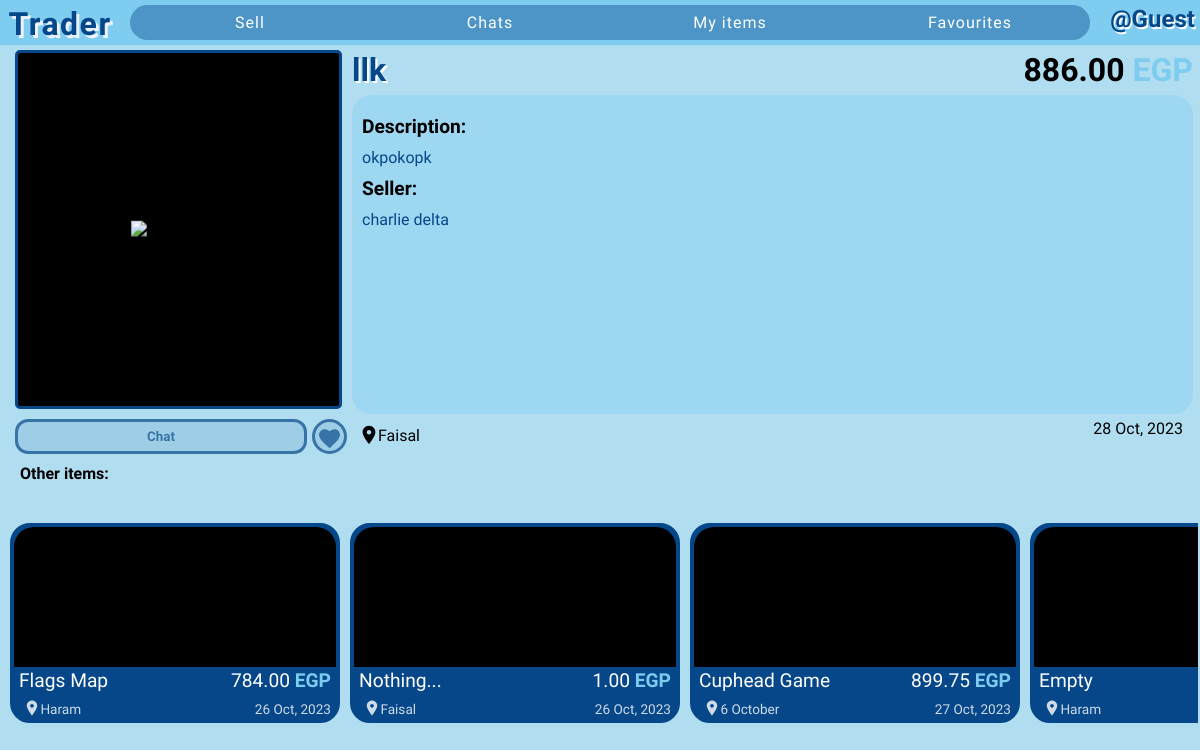
The app's page /12/ with its own data.
### app/models.py (models this page shows)
class Item(db.Model):
    id = db.Column(db.Integer, primary_key=True)  # Item ID
    title = db.Column(db.String(100), nullable=False)  # Item title
    description = db.Column(db.Text, nullable=False)  # Item description
    location = db.Column(db.String(100), nullable=False)  # Item location
    price = db.Column(db.Float, default=0, nullable=False)  # Item price
    is_sold = db.Column(db.Boolean, default=False)  # Is item sold?
    created_at = db.Column(db.DateTime)  # Item creation timestamp
    owner = db.Column(db.Integer, db.ForeignKey("user.id"), nullable=False)  # Owner of the item
    images = db.relationship('Image', backref='images_set', lazy=True)  # Images associated with the item
    chats = db.relationship('Chat', backref='chats_set', lazy=True)  # Chats related to the item

class User(db.Model, UserMixin):
    id = db.Column(db.Integer, primary_key=True)  # User ID
    firstname = db.Column(db.String(50), nullable=False)  # First name
    lastname = db.Column(db.String(50), nullable=False)  # Last name
    username = db.Column(db.String(30), unique=True, nullable=False)  # Unique username
    email = db.Column(db.String(120), unique=True, nullable=False)  # Unique email
    password = db.Column(db.String(120), nullable=False)  # Password
    profile_color = db.Column(db.String(25), nullable=True, default=None)  # Profile color
    sent_chat = db.relationship('Chat', backref='sent_by_set', lazy=True, foreign_keys='Chat.sent_by')  # Chats sent by this user
    received_chat = db.relationship('Chat', backref='received_by_set', lazy=True, foreign_keys='Chat.received_by')  # Chats received by this user
    items = db.relationship('Item', backref='item_owner', lazy=True)  # Items posted by this user
    contacts = db.relationship('User', secondary=user_contacts,  # Many-to-many relationship for contacts
                               primaryjoin=(user_contacts.c.contact_id == id),
                               secondaryjoin=(user_contacts.c.contacted_id == id),
                               backref=db.backref('contacted_by', lazy='dynamic'),
                               lazy='dynamic')
    favourites = db.relationship('Item', secondary=favourite_items, backref=db.backref('fav_users', lazy='dynamic'))  # Many-to-many relationship for favorite items

### app/routes.py (the view)
@app.get("/<int:item_id>/")
def single_item(item_id):
    items = []
    item = None
    for entry in Item.query.all():
        if entry.id == item_id:
            item = entry
            seller = User.query.get(item.owner)
        else:
            items.append(entry)
    if not item:
        abort(404)
    if current_user.is_authenticated:
        is_favourite = item in current_user.favourites
    else:
        is_favourite = False
    return render_template("single-item.html", items=items, item=item, seller=seller, is_favourite=is_favourite)

### app/__init__.py (called while the page is built)
def price_format(float):
    return '{:,.2f}'.format(float)

### app/templates/single-item.html (shortened to what this page needs)
{% extends 'base.html' %}
{% block head %}
    <link rel="stylesheet" href="{{ url_for('static', filename='css/partials/item.css') }}">
    <link rel="stylesheet" href="{{ url_for('static', filename='css/single-item.css') }}">
{% endblock %}
{% block content %}
    <div class="grid-cont">
        <div class="item-img-cont">
            <img src="{{ url_for('serve_image', img_id=item.images[0].id) }}" alt="item-image">
        </div>
        {% if current_user.id == seller.id %}
        <div class="seller-btns edit-delete">
            <button class="edit-btn" id="edit-{{ item.id }}">Edit</button>
            <button class="delete-btn" id="delete-{{ item.id }}">Delete</button>
        </div>
        {% else %}
        <button class="chat-btn" onclick="window.location.href = `{{ url_for('single_chat', user_id=seller.id) }}?back=/{{ item.id }}/&item-id={{ item.id }}`">Chat</button>
        <button class="favourite-btn {% if is_favourite %}fav{% endif %}" onclick="toggleFavourite()">
            <svg
            width="25"
            height="25"
            xmlns="http://www.w3.org/2000/svg"
            viewBox="0 0 24 24"
            >
            <path
                d="M12 21.35l-1.45-1.32C5.4 15.36 2 12.28 2 8.5 2 5.42 4.42 3 7.5 3c1.74 0 3.41.81 4.5 2.09C13.59 3.81 15.26 3 17 3 20.08 3 22 5.42 22 8.5c0 3.78-3.4 6.86-8.55 11.54L12 21.35z"
            />
            </svg>
        </button>
        {% endif %}
        <div class="title-price">
            <h2 class="item-title">{{ item.title }}</h2>
            <div class="price-cont">{{ price_format(item.price) }} <span class="egp">EGP</span></div>
        </div>
        <div class="description-cont">
            <div>Description:</div>
            {{ item.description }}
            <div>Seller:</div>
            {{ seller.firstname }} {{ seller.lastname }}
        </div>
        <div class="location-cont">
            <svg
                width="22px"
                height="22px"
                xmlns="http://www.w3.org/2000/svg"
                viewBox="0 0 24 24"
                fill="#000000"
            >
                <path d="M12 2C8.13 2 5 5.13 5 9c0 4.25 7 13 7 13s7-8.75 7-13c0-3.87-3.13-7-7-7zm0 9.5c-1.38 0-2.5-1.12-2.5-2.5s1.12-2.5 2.5-2.5 2.5 1.12 2.5 2.5-1.12 2.5-2.5 2.5z" />
            </svg> {{ item.location }}
        </div>
        <div class="item-created-at">{{ date_format(item.created_at, force_datetime=True) }}</div>
        <div class="other-items-cont">
            <div class="title">Other items:</div>
            <div class="other-items">
                {% for item in items %}
                    {% include 'partials/item.html' %}
                {% endfor %}
            </div>
        </div>
    </div>
{% endblock %}

### app/templates/base.html (shortened to what this page needs)
<!DOCTYPE html>
<html lang="en">
<head>
    <link rel="stylesheet" href="{{ url_for('static', filename='css/base.css') }}">
    <link rel="stylesheet" href="{{ url_for('static', filename='css/partials/user-card.css') }}">
    {% block head %}
    {% endblock %}
</head>
<body>
    {% block nav %}
        <header>
            <nav class="{% block nav_search %}{% endblock %}">
                <a href="{{ url_for('index') }}" class="app-name">Trader</a>
                <div class="all-links">
                    <a href="{{ url_for('sell') }}" class="nav-link">Sell</a>
                    <a href="{{ url_for('all_contacts') }}" class="nav-link">Chats </a>
                    <a href="{{ url_for('my_items') }}" class="nav-link">My items</a>
                    <a href="{{ url_for('favourites') }}" class="nav-link">Favourites</a>
                </div>
                <div class="user-card-cont">
                    {% if current_user.is_authenticated %}
                        {% include 'partials/user-card.html' %}
                        <a href="{{ url_for('logout') }}" class="logout">Log out</a>
                    {% else %}
                        <div class="guest">@Guest</div>
                    {% endif %}
                </div>
            </nav>
        </header>
    {% endblock %}
    {% block content %}
    {% endblock %}
</body>
</html>

### app/templates/partials/item.html (shortened to what this page needs)
<div class="single-item-cont location-{% if item.location == '6 October' %}october{% else %}{{ item.location|lower }}{% endif %}" id="item-{{ item.id }}">
    <a class="item" href="{{ url_for('single_item', item_id=item.id) }}">
        <div class="img-cont">
        </div>
        <div class="upper">
            <div class="item-title">{{ item.title }}</div>
            <div class="item-price">{{ price_format(item.price) }} <span class="egp">EGP</span></div>
        </div>
        <div class="lower">
            <div class="item-location">
                <svg
                    width="18px"
                    height="18px"
                    xmlns="http://www.w3.org/2000/svg"
                    viewBox="0 0 24 24"
                    fill="#fff"
                >
                    <path d="M12 2C8.13 2 5 5.13 5 9c0 4.25 7 13 7 13s7-8.75 7-13c0-3.87-3.13-7-7-7zm0 9.5c-1.38 0-2.5-1.12-2.5-2.5s1.12-2.5 2.5-2.5 2.5 1.12 2.5 2.5-1.12 2.5-2.5 2.5z" />
                </svg> {{ item.location }}
            </div>
            <div>{{ date_format(item.created_at) }}</div>
        </div>
    </a>
</div>

### app/static/css/base.css (style rules this page uses)
* { font-family: 'Varela Round', serif; box-sizing: border-box; margin: 0; padding: 0; font-size: bolder; }
body { background-color: #B1DDF1; color: white; height: 100vh; }
nav { display: grid; grid-template-columns: 120px 1fr auto; background-color: #7eccf0; height: 45px; }
.app-name, .pge-header { position: relative; top: 5px; font-family: Cookie; font-weight: bolder; font-size: 2rem; text-align: center; letter-spacing: 1.5px; text-decoration: none; color: #064789; text-shadow: 3px 3px #EBF2FA; transition: all 0.3s; }
.all-links { display: flex; justify-content: space-evenly; align-items: center; background-color: #06478969; height: 35px; border-radius: 20px; margin: 5px 10px; }
.all-links .nav-link:first-of-type { border-top-left-radius: 20px; border-bottom-left-radius: 20px; }
.all-links .nav-link:last-of-type { border-top-right-radius: 20px; border-bottom-right-radius: 20px; }
.all-links .nav-link { color: white; letter-spacing: 1px; text-decoration: none; height: 100%; width: 100%; text-align: center; padding: 8px; }
.user-card-cont { position: relative; display: grid; column-gap: 5px; grid-template-columns: auto 1fr; grid-template-rows: 1fr 1fr; color: black; padding: 5px; height: 45px; padding-left: 10px; transition: background-color .2s ease-out; cursor: pointer; width: fit-content; min-width: 100px; }
.guest { grid-column: span 2; font-weight: bolder; position: relative; text-align: center; font-size: 1.5rem; color: #064789; color: #064789; text-shadow: 1.5px 1.5px white; }

### app/static/css/partials/item.css (style rules this page uses)
.single-item-cont { position: relative; width: 440px; margin: auto; transition: transform 0.5s; }
.item { position: relative; display: flex; flex-direction: column; justify-content: space-between; text-decoration: none; color: white; width: 440px; height: 290px; background-color: #064789; border-radius: 20px; border: 4px solid #064789; cursor: pointer; }
.img-cont { border-radius: 20px 20px 0 0; position: relative; background-color: black; overflow: hidden; height: 85%; }
.upper, .lower { display: flex; justify-content: space-between; align-items: baseline; padding: 2px 5px; }
.upper { font-size: 1.2rem; }
span.egp { color: #7eccf0; font-weight: bolder; }
.lower { font-size: 0.85rem; opacity: 0.8; }
.lower svg { position: relative; top: 3.5px; left: 4px; }

### app/static/css/single-item.css (style rules this page uses)
.grid-cont { width: 100%; display: grid; grid-template-columns: 25% 35px 1fr auto; grid-template-rows: 45px 1fr 30px 1fr; gap: 5px; height: 91vh; width: 99vw; margin: 0 10px; color: black; }
.item-img-cont { position: relative; background-color: black; overflow: hidden; margin: 5px; border: 3px solid #064789; border-radius: 5px; grid-column: span 2; grid-row: span 2; }
.item-img-cont img { position: absolute; top: 50%; left: 50%; transform: translate(-50%, -50%); max-width: 100%; max-height: 100%; }
button { height: 35px; cursor: pointer; color: #064789; border-color: #064789; background-color: rgba(132, 189, 215, 0.644); opacity: 0.7; border-style: solid; border-width: 3px; }
.chat-btn, .seller-btns { grid-column-start: 1; margin-left: 5px; }
.chat-btn, .seller-btns button { border-radius: 13px; font-weight: bolder; }
.favourite-btn { grid-column-start: 2; border-radius: 50%; width: 35px; }
.favourite-btn svg { position: relative; right: 2.75px; bottom: 1px; margin: 5px; fill: #064789; }
.title-price { display: flex; justify-content: space-between; align-items: center; margin-bottom: 5px; grid-row: 1; grid-column: 3 / 5; margin-top: 10px; }
.title-price .item-title { font-size: 2rem; color: #064789; text-shadow: 2px 2px white; }
.price-cont { font-size: 2rem; font-weight: bolder; padding: 10px 0; }
.price-cont .egp { color: #7eccf0; }
.description-cont { color: #064789; overflow: auto; background-color: #7eccf065; border-radius: 20px; padding: 10px; grid-row: 2; grid-column: 3 / 5; }
.description-cont div { font-size: 1.2rem; font-weight: bolder; color: black; padding: 10px 0; }
.location-cont { grid-column-start: 3; grid-row-start: 3; }
.location-cont svg { position: relative; top: 5px; left: 6px; }
.item-created-at { grid-column-start: -2; grid-row-start: 3; margin-right: 10px; }
.other-items-cont { grid-column: span 5; }
.other-items-cont .title { font-weight: bolder; padding: 10px; }
.other-items { display: flex; gap: 10px; overflow: auto; padding-bottom: 5px; height: 83%; width: 100%; }
.item { flex-shrink: 0; width: 330px; height: 200px; }

### records on screen
Item: title "llk", price "886.00", description "okpokopk", location "Faisal", created_at "28 Oct, 2023"
User: firstname "charlie", lastname "delta"
Item: title "Flags Map", price "784.00", location "Haram", created_at "26 Oct, 2023"
Item: title "Nothing...", price "1.00", location "Faisal", created_at "26 Oct, 2023"
Item: title "Cuphead Game", price "899.75", location "6 October", created_at "27 Oct, 2023"
Item: title "Empty", location "Haram"
